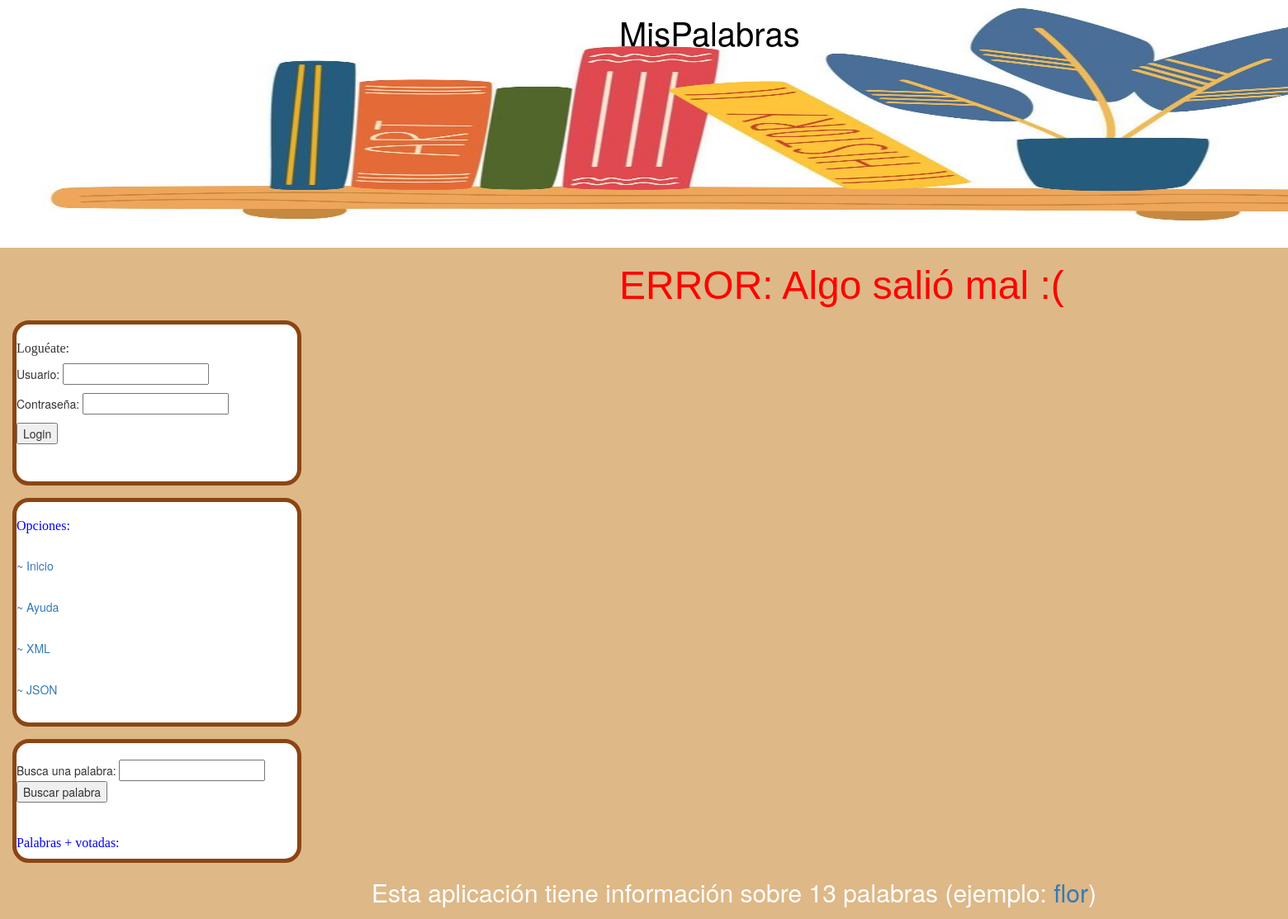
Before: /MisPalabras/error with the older database file.
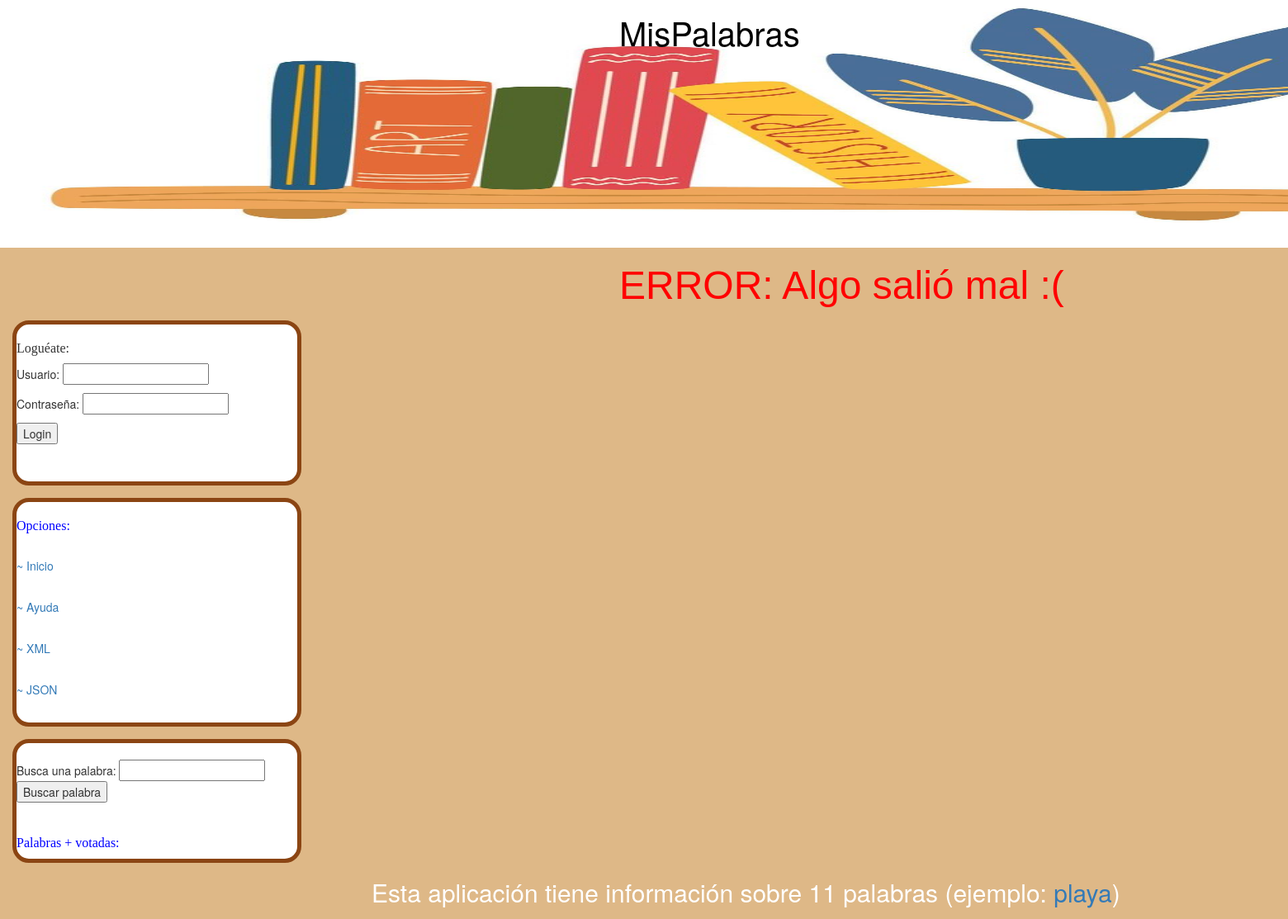
After: the same page with the newer database file.
### MisPalabras/models.py (models this page shows)
class Palabra(models.Model):
    nombrePalabra = models.TextField()
    linkImagen = models.TextField(default='imagen')
    definicion = models.TextField(max_length=50)
    votos = models.IntegerField()
    autor = models.CharField(max_length=16)

### MisPalabras/views.py (the view)
# urls.py: path('error', views.get_error, name="error"),
def get_error(request):
    lista_palabras, num_palabras, palabraRandom = conseguirValoresPalabras()
    template = loader.get_template('MisPalabras/error.html')
    context = {'lista_palabras': lista_palabras, 'user': request.user.username, 'num_palabras': num_palabras,
               'palabraRandom': palabraRandom}
    return HttpResponse(template.render(context, request))

### MisPalabras/views.py (called while the page is built)
def conseguirValoresPalabras():
    lista_palabras = Palabra.objects.all()
    num_palabras = len(lista_palabras)
    if (num_palabras > 0):
        palabraRandom = random.choice(lista_palabras)
    else:
        palabraRandom = "No hay palabras."
    return lista_palabras, num_palabras, palabraRandom

### MisPalabras/templates/MisPalabras/error.html (shortened to what this page needs)
{% extends 'MisPalabras/schema.html' %}
{% load static %}
    {% block titulo %}
         <div class="titulo">
            <h1 style="font-size: larger; color:red">ERROR: Algo salió mal :( </h1>
        </div>
    {% endblock %}
    {% block barraOpciones %}
        <div class="cajaOpts">
            <h2 style="color: blue">Opciones:</h2> <br>
            <a href='/MisPalabras/'><p>~ Inicio </p> </a> <br>
            <a href='/MisPalabras/ayuda'><p>~ Ayuda </p> </a> <br>
            <a href='/MisPalabras/xml'><p>~ XML </p> </a> <br>
            <a href='/MisPalabras/json'><p>~ JSON </p> </a> <br>
        </div>
    {%  endblock %}

### MisPalabras/templates/MisPalabras/schema.html (shortened to what this page needs)
<!DOCTYPE html>
{% load static %}
<html lang="es">
<head>
    <link rel="stylesheet" href="//maxcdn.bootstrapcdn.com/bootstrap/3.2.0/css/bootstrap.min.css">
    <link rel="stylesheet" href="//maxcdn.bootstrapcdn.com/bootstrap/3.2.0/css/bootstrap-theme.min.css">
    <link rel="stylesheet" href="{% static 'css/main.css' %}">
</head>
<body>
    {% block banner %}
        <div class="banner">
            {% load static %}
            <img src="{% static 'imagenes/img.png' %}" width="1850" height="300" alt="">
            <div class="textoBanner">MisPalabras</div>
        </div>
    {% endblock %}
    {% block titulo %}{%  endblock %}
    {%  block formularioEntrada %}
        {%  if request.user.is_authenticated %}
            <div class="cajaAutenticacion">
                <br>
                Logeado como <h1>{{ user }}</h1>
                <div class="text-end">
                    <form action="" method="POST">
                        {% csrf_token %}
                        {{ username }}
                        <input type="submit" name="action" value="Logout">
                    </form>
                </div>
            </div>
        {%  else %}
            <div class="cajaAutenticacion">
                <h2>Loguéate:</h2>
                <form method="POST">
                    <p>Usuario: <input type="text" name="usuario"></p>
                    <p>Contraseña: <input type="text" name="contraseña"></p>
                    <input type="submit" name="action" value="Login">
                </form>
            </div>
        {%  endif %}
    {%  endblock %}
    {% block barraOpciones %}
    {%  endblock %}
    {%  block listadoPalabras %}
        <div class="cajaPals">
            <form action="" method="POST">
                <br>
                Busca una palabra:
                <input type="text" name="palabra">
                <input type="submit" name="action" value="Buscar palabra">
            </form>
            <br>
            <h2 style="color: blue">Palabras + votadas:</h2>
        </div>
    {%  endblock %}
    {%  block piePagina %}
        <p style="color:white ; font-size:30px ; padding-left: 450px">Esta aplicación tiene información sobre {{ num_palabras }} palabras (ejemplo: <a href='/MisPalabras/{{ palabraRandom.nombrePalabra }}'> {{ palabraRandom.nombrePalabra }}</a>) </p>
    {%  endblock %}
</body>
</html>

Changed rows visible on the page:
removed Palabra: nombrePalabra "flor"
added Palabra: nombrePalabra "playa"
Other visible differences:
{{ num_palabras }}: "13" → "11"
